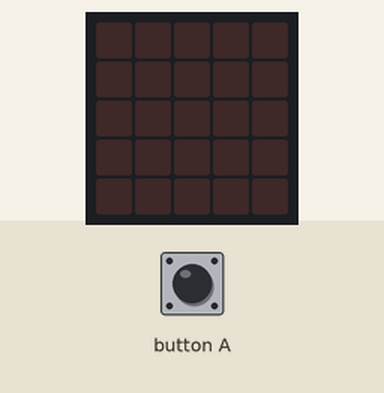
Recording of a program running on a simulated BBC micro:bit running MicroPython. Shown: the board's 5×5 LED display. Inputs (shaded band) come from the test bench. No radio messages arrive unless stated (any console line starting 'radio sent:' is added by the test bench); what the program prints to the serial console is not drawn.

Above: at 1.2 s.
1.3 s: button A pressed for 0.15 s
7.0 s: button A pressed for 3.2 s
Timing chart, 0 to 10.0 s (numbered marks = the images above; inputs shaded):
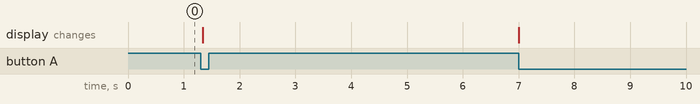

The program:

radio-tx.py
```python
import radio
from microbit import *
radio.on()
radio.config(channel=65, data_rate=radio.RATE_250KBIT, power=7)
i = 0
while True:
  if button_a.was_pressed():
    display.show(Image.HEART)
    radio.send('UUUUpy' + chr(i%10))
    display.clear()
    i += 1
```
